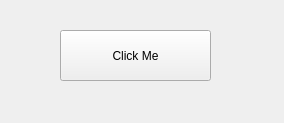
<?xml version="1.0" encoding="UTF-8"?>
<ui version="4.0">
 <class>MainWindow</class>
 <widget class="QMainWindow" name="MainWindow">
  <property name="geometry">
   <rect>
    <x>0</x>
    <y>0</y>
    <width>284</width>
    <height>123</height>
   </rect>
  </property>
  <property name="windowTitle">
   <string>Message Box Example</string>
  </property>
  <widget class="QWidget" name="centralwidget">
   <widget class="QPushButton" name="btn">
    <property name="geometry">
     <rect>
      <x>60</x>
      <y>30</y>
      <width>151</width>
      <height>51</height>
     </rect>
    </property>
    <property name="text">
     <string>Click Me</string>
    </property>
   </widget>
  </widget>
 </widget>
 <resources/>
 <connections/>
</ui>
